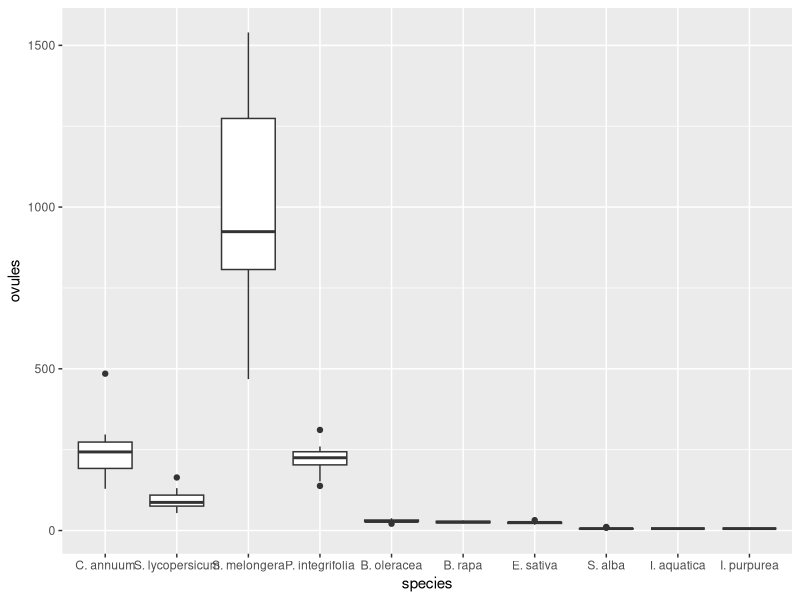
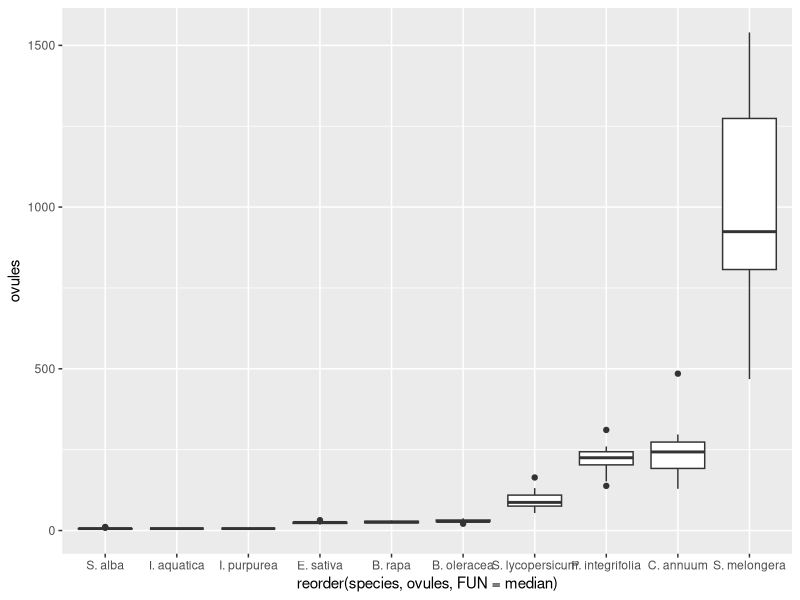
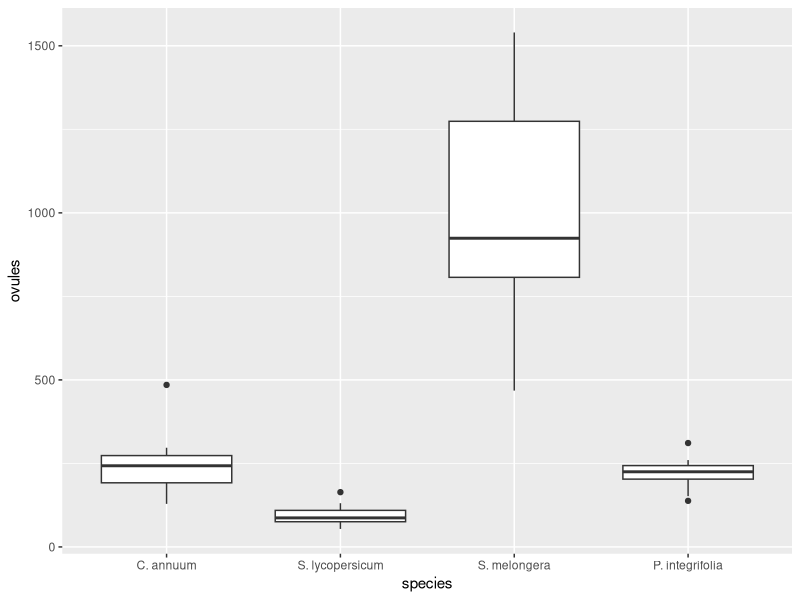
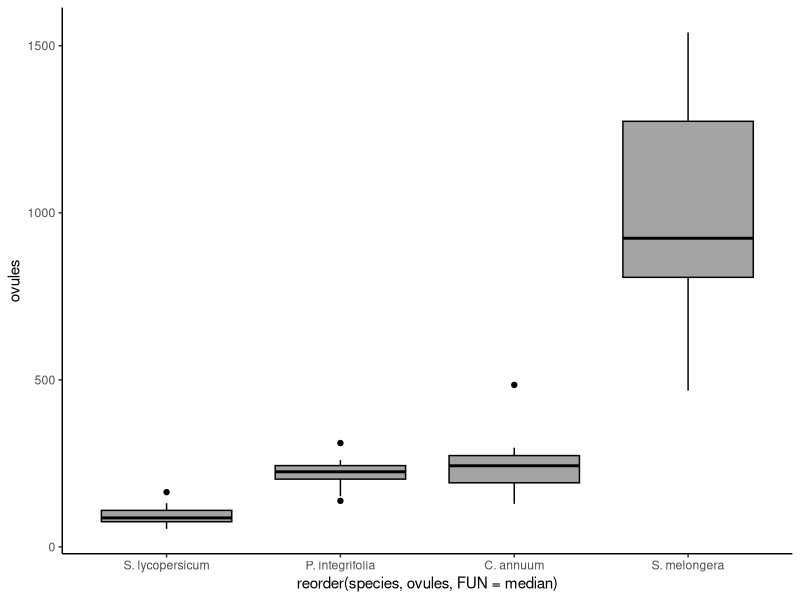
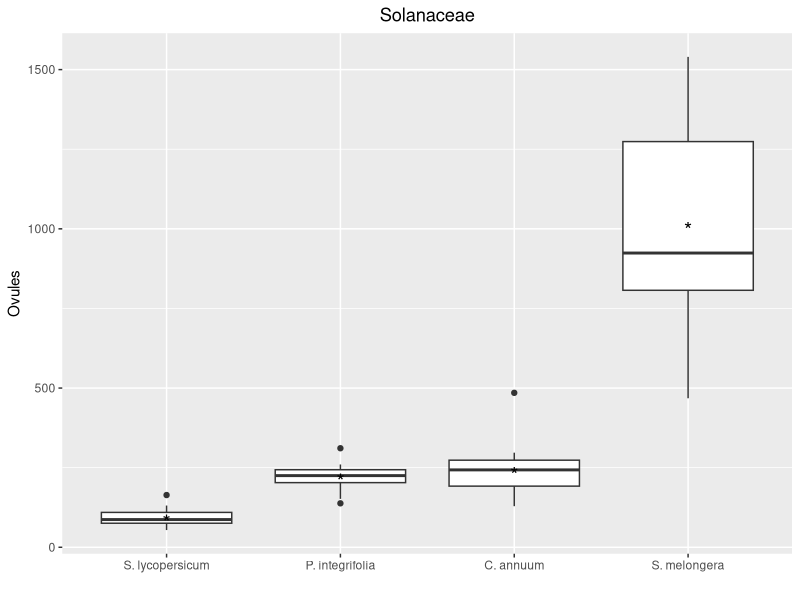
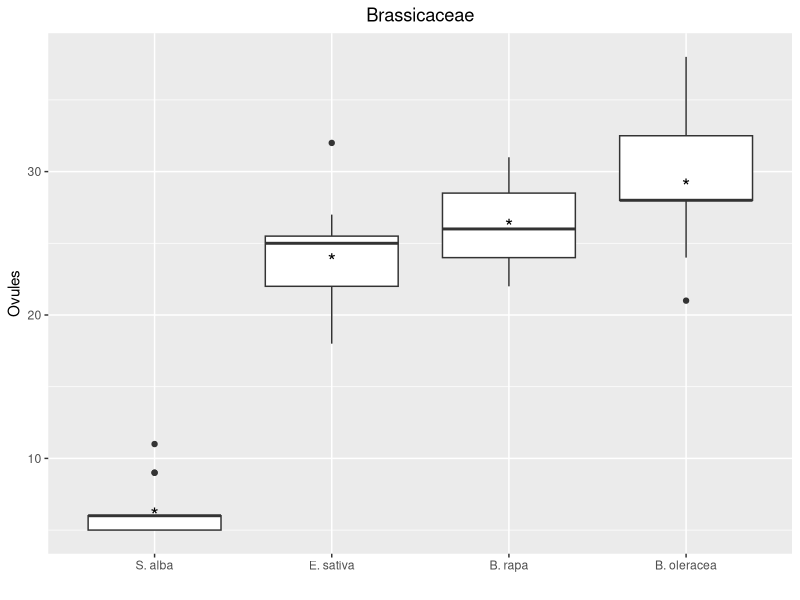
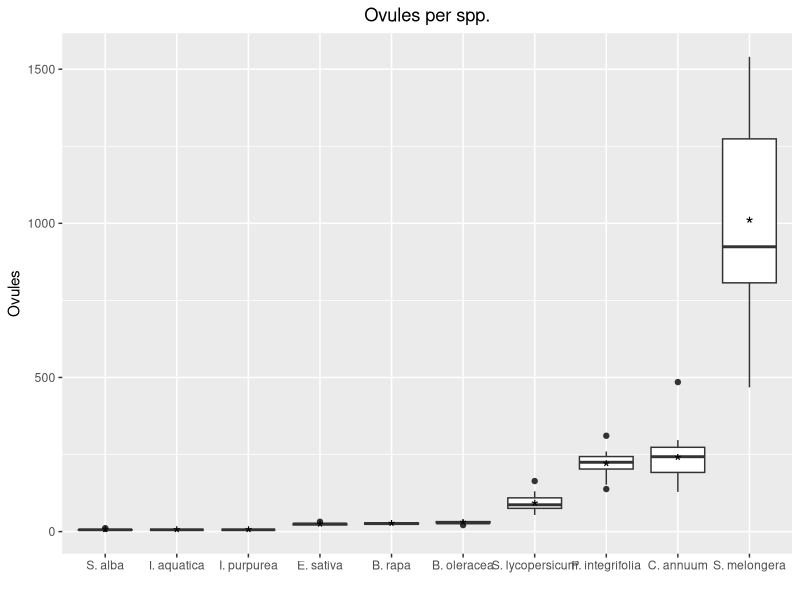

Write R code to recreate these figures, in order.
#load libraries

library(ggplot2)
library(forcats)
library(Hmisc)
library(Formula)
#load data
d<-read.csv("Data/Ovules.csv", sep=";")
d<- d[,-c(9,11)]
colnames(d)[1]<-"C. annuum"
colnames(d)[2]<-"S. lycopersicum"
colnames(d)[3]<-"S. melongera"
colnames(d)[4]<-"P. integrifolia"
colnames(d)[5]<-"B. oleracea"
colnames(d)[6]<-"B. rapa"
colnames(d)[7]<-"E. sativa"
colnames(d)[8]<-"S. alba"
colnames(d)[9]<-"I. aquatica"
colnames(d)[10]<-"I. purpurea"


#Reorganise data
d <- stack(d)
#Naming columns
colnames(d)[1]<-"ovules"
colnames(d)[2]<-"species"

family<- c(rep("solanaceae",60),rep("brassicaceae",60),rep("convolvulaceae",30))

d[,"family"] <- family



#boxplot from ggplot2
ggplot(d, aes(x = species, y = ovules)) + geom_boxplot()

#boxplot from ggplot2 reorder
ggplot(d, aes(x = reorder(species, ovules, FUN = median), y = ovules)) + geom_boxplot()

#subset per family (solanaceae, brassicaceae, convolvulaceae)
solanaceae<-subset(d)[1:60,]
brassicaceae<-subset(d)[61:120,]

# OVULES SOLANACEAE
ggplot(solanaceae, aes(x = species, y = ovules)) + geom_boxplot()

ggplot(solanaceae, aes(x = reorder(species, ovules, FUN = median), y = ovules)) +   geom_boxplot(fill='#A4A4A4', color="black")+
  theme_classic()

p <- ggplot(solanaceae, aes(x = reorder(species, ovules, FUN = median), y = ovules)) +   geom_boxplot()+
labs(title="Solanaceae",x="", y = "Ovules")+
theme(plot.title = element_text(hjust = 0.5))

p + stat_summary(fun.y=mean, geom="point", shape="*", size=5, colour="black")

# OVULES BRASSICACEAE

p <- ggplot(brassicaceae, aes(x = reorder(species, ovules, FUN = median), y = ovules)) +   geom_boxplot()+
  labs(title="Brassicaceae",x="", y = "Ovules")+
  theme(plot.title = element_text(hjust = 0.5))

p + stat_summary(fun.y=mean, geom="point", shape="*", size=5, colour="black")


#Ovules all

p <- ggplot(d, aes(x = reorder(species, ovules, FUN = median), y = ovules)) +   geom_boxplot()+
  labs(title="Ovules per spp.",x="", y = "Ovules")+
  theme(plot.title = element_text(hjust = 0.5))

p + stat_summary(fun.y=mean, geom="point", shape="*", size=5, colour="black")
